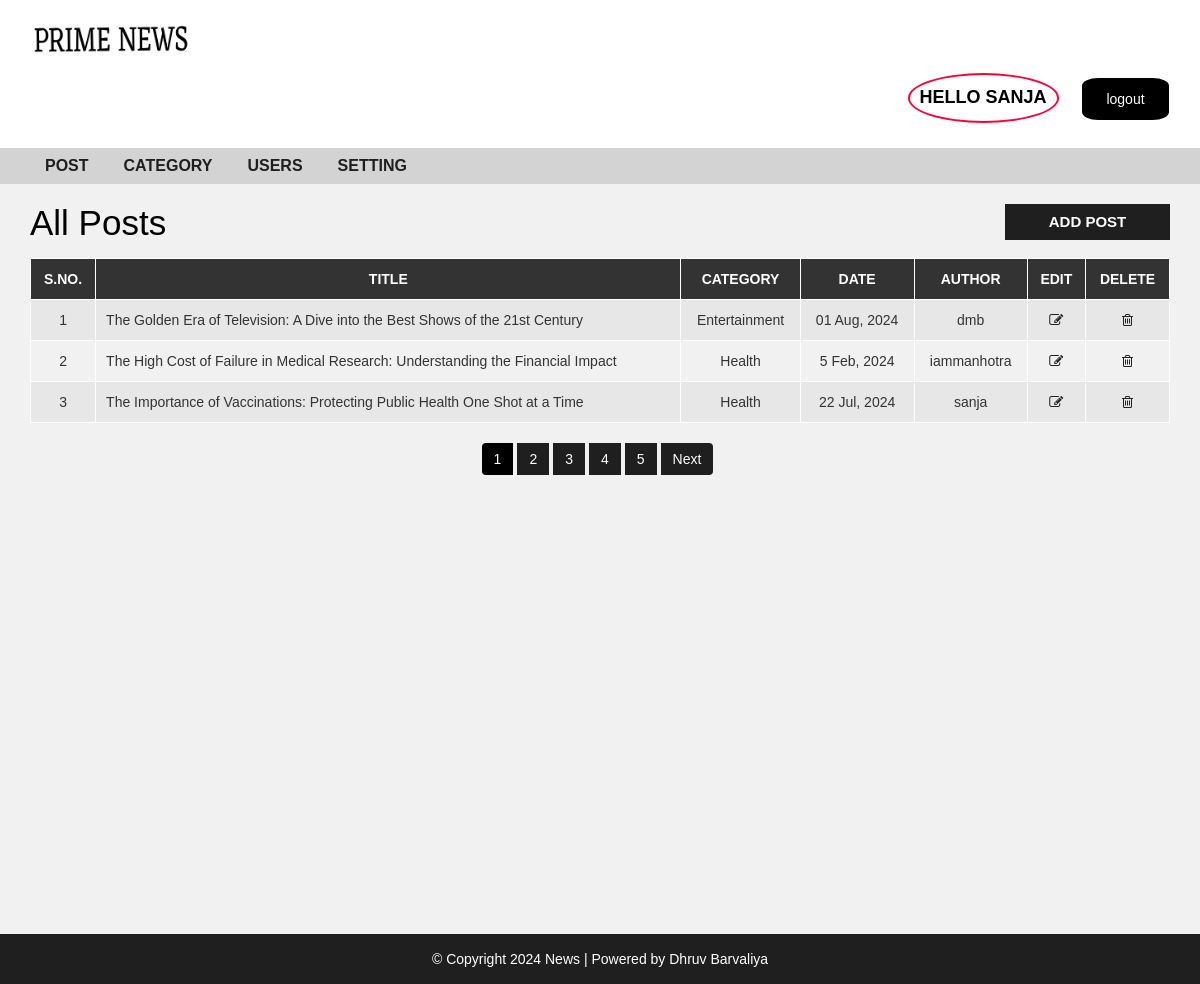
Screenshot of /admin/post.php (signed in) with the database file from the repository.
### tables this page shows
CREATE TABLE `post` (
  `post_id` int(11) NOT NULL,
  `title` varchar(100) NOT NULL,
  `description` text NOT NULL,
  `category` varchar(100) NOT NULL,
  `post_date` varchar(50) NOT NULL,
  `author` int(11) NOT NULL,
  `post_img` varchar(100) NOT NULL
);

CREATE TABLE `category` (
  `category_id` int(11) NOT NULL,
  `category_name` varchar(100) NOT NULL,
  `post` int(11) NOT NULL DEFAULT 0
);

CREATE TABLE `user` (
  `user_id` int(10) UNSIGNED NOT NULL,
  `first_name` varchar(30) NOT NULL,
  `last_name` varchar(30) NOT NULL,
  `username` varchar(30) DEFAULT NULL,
  `password` varchar(40) DEFAULT NULL,
  `role` int(11) NOT NULL
);

### admin/post.php (the view, shortened to what this page needs)
<?php include "header.php"; ?>
  <div id="admin-content">
      <div class="container">
          <div class="row">
              <div class="col-md-10">
                  <h1 class="admin-heading">All Posts</h1>
              </div>
              <div class="col-md-2">
                  <a class="add-new" href="add-post.php">add post</a>
              </div>
              <div class="col-md-12">
                <?php
                  include "config.php";
                  $limit = 3;
                  if(isset($_GET['page'])){
                    $page = $_GET['page'];
                  }else{
                    $page = 1;
                  }
                  $offset = ($page - 1) * $limit;
                  if($_SESSION["user_role"] == '1'){
                    $sql = "SELECT post.post_id, post.title, post.description,post.post_date,
                    category.category_name,user.username,post.category FROM post
                    LEFT JOIN category ON post.category = category.category_id
                    LEFT JOIN user ON post.author = user.user_id
                    ORDER BY post.post_id DESC LIMIT {$offset},{$limit}";
                  }
                  $result = mysqli_query($conn, $sql) or die("Query Fpostailed.");
                  if(mysqli_num_rows($result) > 0){
                ?>
                  <table class="content-table">
                      <thead>
                          <th>S.No.</th>
                          <th>Title</th>
                          <th>Category</th>
                          <th>Date</th>
                          <th>Author</th>
                          <th>Edit</th>
                          <th>Delete</th>
                      </thead>
                      <tbody>
                        <?php
                        $serial = $offset + 1;
                        while($row = mysqli_fetch_assoc($result)) {?>
                          <tr>
                              <td class='id'><?php echo $serial; ?></td>
                              <td><?php echo $row['title']; ?></td>
                              <td><?php echo $row['category_name']; ?></td>
                              <td><?php echo $row['post_date']; ?></td>
                              <td><?php echo $row['username']; ?></td>
                              <td class='edit'><a href='update-post.php?id=<?php echo $row['post_id']; ?>'><i class='fa fa-edit'></i></a></td>
                              <td class='delete'><a href='delete-post.php?id=<?php echo $row['post_id']; ?>&catid=<?php echo $row['category']; ?>'><i class='fa fa-trash-o'></i></a></td>
                          </tr>
                          <?php
                          $serial++;
                        } ?>
                      </tbody>
                  </table>
                  <?php
                }else {
                  echo "<h3>No Results Found.</h3>";
                }
                if($_SESSION["user_role"] == '1'){
                  $sql1 = "SELECT * FROM post";
                }elseif($_SESSION["user_role"] == '0'){
                  $sql1 = "SELECT * FROM post
                  WHERE author = {$_SESSION['user_id']}";
                }
                $result1 = mysqli_query($conn, $sql1) or die("Query FIIIailed.");
                if(mysqli_num_rows($result1) > 0){
                  $total_records = mysqli_num_rows($result1);
                  $total_page = ceil($total_records / $limit);
                  echo '<ul class="pagination admin-pagination">';
                  for($i = 1; $i <= $total_page; $i++){
                    if($i == $page){
                      $active = "active";
                    }else{
                      $active = "";
                    }
                    echo '<li class="'.$active.'"><a href="post.php?page='.$i.'">'.$i.'</a></li>';
                  }
                  if($total_page > $page){
                    echo '<li><a href="post.php?page='.($page + 1).'">Next</a></li>';
                  }
                  echo '</ul>';
                }
                  ?>
              </div>
          </div>
      </div>
  </div>
<?php include "footer.php"; ?>

### admin/header.php (shortened to what this page needs)
<!DOCTYPE html>
<html lang="en">
<head>
    <link rel="stylesheet" href="../css/bootstrap.min.css" />
    <link rel="stylesheet" href="../css/font-awesome.css">
    <link rel="stylesheet" href="../css/style.css">
</head>
<body>
    <div id="header-admin">
        <div class="container">
            <div class="row">
                <div class="col-md-2">
                    <a href="post.php"><img class="logo" src="images/news.jpg"></a>
                </div>
                <div class="col-md-offset-9  col-md-3">
                    <a href="logout.php" class="admin-logout">Hello <?php echo $_SESSION["username"] ?> </a>
                    <div class="btn" style="    margin-left: 20px;
    padding: 10px 23px;
    color: #ffffff;
    background: #000000;
    border-radius: 19%;
    text-decoration: none;"> <a href="logout.php" style="color:white"> logout</a></div>
                </div>
            </div>
        </div>
    </div>
    <div id="admin-menubar">
        <div class="container">
            <div class="row">
                <div class="col-md-12">
                    <ul class="admin-menu">
                        <li>
                            <a href="post.php">Post</a>
                        </li>
                        <?php
                        if ($_SESSION["user_role"] == '1') {
                        ?>
                            <li>
                                <a href="category.php">Category</a>
                            </li>
                            <li>
                                <a href="users.php">Users</a>
                            </li>
                            <li>
                                <a href="settings.php">Setting</a>
                            </li>
                        <?php
                        }
                        ?>
                    </ul>
                </div>
            </div>
        </div>
    </div>

### admin/footer.php
<div id ="footer">
    <div class="container">
        <div class="row">
            <div class="col-md-12">
                <span>© Copyright 2024 News | Powered by <a href="">Dhruv Barvaliya</a></span>
            </div>
        </div>
    </div>
</div>
</body>
</html>

### css/style.css (style rules this page uses)
* { cursor: url('/images/icor.jpg'), auto; }
body { background: #f1f1f1; font-family: sans-serif,arial,Helvetica; cursor: url('/images/cursor.jpg'), auto; }
a, a:hover, a:focus { text-decoration: none; outline: none; }
ul { margin:0; padding:0; list-style:none; }
img.logo { width: 100%; height: auto; display: block; filter: invert(1); }
#header-admin { background-color: #ffffff; padding: 15px 0; }
#header-admin .admin-logout { margin: 10px 0; color: #000000; padding: 10px; font-size: 18px; border-radius: 70%; border: 2px solid #ff0036; font-weight: 600; text-transform: uppercase; display: inline-block; }
#admin-menubar { background-color: #d3d3d3; }
#admin-menubar .admin-menu { font-size: 0; }
#admin-menubar .admin-menu li { display: inline-block; margin: 0 5px 0 0; }
#admin-menubar .admin-menu li a { color: #1f1f1f; font-size: 16px; font-weight: 600; text-transform: uppercase; padding: 7px 15px; display: block; transition: all 0.3s; }
#admin-content { padding: 20px 0; min-height: 750px; }
#admin-content .admin-heading { font-size: 35px; margin: 0 0 15px; }
#admin-content .add-new { color: #fff; background-color: #1f1f1f; font-size: 15px; font-weight: 600; text-align: center; text-transform: uppercase; padding: 7px 10px; display: block; transition: all 0.3s; }
#admin-content .content-table { border: 1px solid #000; width: 100%; margin: 0 0 20px; }
#admin-content .content-table thead { color: #fff; background-color: #333; }
#admin-content .content-table th { padding: 10px; border: 1px solid #fff; font-weight: 600; text-align: center; text-transform: uppercase; }
#admin-content .content-table tbody { color: #333; }
#admin-content .content-table tbody tr { background-color: #e7e7e7; }
#admin-content .content-table tbody tr:nth-child(even) { background-color: transparent; }
#admin-content .content-table tbody td { padding: 10px; border: 1px solid #fff; text-align: center; }
#admin-content .content-table tbody td:nth-child(2) { text-align: left; }
#admin-content .admin-pagination { margin: 0; }
#admin-content .admin-pagination li a { display: block; }
.id, .edit, .delete { text-align:center; }
.pagination { display: block; text-align: center; margin: 0; }
.pagination li { display:inline-block; margin: 0 5px 0 0; }
.pagination li a { border: none; background: #1f1f1f; color: #fff; }
.pagination > .active > a, .pagination > .active > a:focus, .pagination > .active > a:hover, .pagination > .active > span, .pagination > .active > span:focus, .pagination > .active > span:hover { z-index: 2; color: #fff; cursor: default; background-color: #000000; border-color: #333; }
i.fa { color:#222; }
#footer { color: #fff; padding:15px 0; text-align:center; background-color:#1f1f1f; }
#footer a { color:#fff; }

### rows the page displays
post: title "The Golden Era of Television: A Dive into the Best Shows of the 21st Century", category.category_name "Entertainment", post_date "01 Aug, 2024", user.username "dmb"
post: title "The High Cost of Failure in Medical Research: Understanding the Financial Impact", category.category_name "Health", post_date "5 Feb, 2024", user.username "iammanhotra"
post: title "The Importance of Vaccinations: Protecting Public Health One Shot at a Time", category.category_name "Health", post_date "22 Jul, 2024", user.username "sanja"

### other values shown
$_SESSION["username"] "SANJA"
